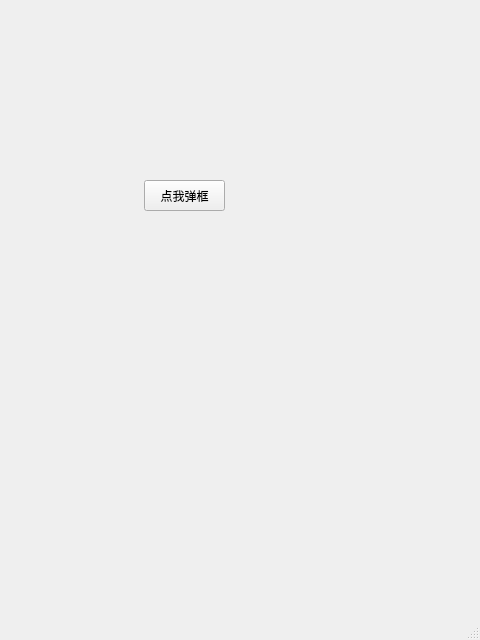
<?xml version="1.0" encoding="UTF-8"?>
<ui version="4.0">
 <class>MainWindow</class>
 <widget class="QMainWindow" name="MainWindow">
  <property name="geometry">
   <rect>
    <x>0</x>
    <y>0</y>
    <width>480</width>
    <height>640</height>
   </rect>
  </property>
  <property name="windowTitle">
   <string>MainWindow</string>
  </property>
  <widget class="QWidget" name="centralwidget">
   <widget class="QPushButton" name="pushButton">
    <property name="geometry">
     <rect>
      <x>144</x>
      <y>180</y>
      <width>81</width>
      <height>31</height>
     </rect>
    </property>
    <property name="text">
     <string>点我弹框</string>
    </property>
   </widget>
  </widget>
  <widget class="QMenuBar" name="menubar">
   <property name="geometry">
    <rect>
     <x>0</x>
     <y>0</y>
     <width>480</width>
     <height>23</height>
    </rect>
   </property>
  </widget>
  <widget class="QStatusBar" name="statusbar"/>
 </widget>
 <resources>
  <include location="firsttest.qrc"/>
 </resources>
 <connections>
  <connection>
   <sender>pushButton</sender>
   <signal>clicked()</signal>
   <receiver>MainWindow</receiver>
   <slot>firstPyQt4_button_click()</slot>
   <hints>
    <hint type="sourcelabel">
     <x>183</x>
     <y>218</y>
    </hint>
    <hint type="destinationlabel">
     <x>169</x>
     <y>254</y>
    </hint>
   </hints>
  </connection>
 </connections>
 <slots>
  <slot>firstPyQt4_button_click()</slot>
 </slots>
</ui>
